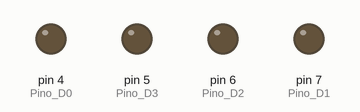
A sketch run on a simulated Arduino Uno, built with avr-gcc and run on an emulated ATmega328P. On the bench: output pins drawn as LEDs (lit = HIGH).

Above: at 0.5 s.
At 2.5 s:
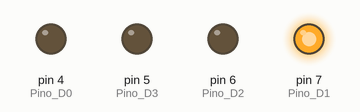
At 3.5 s:
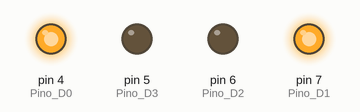
At 5.5 s:
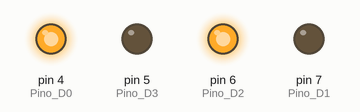
At 8.5 s:
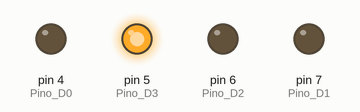
At 11.5 s:
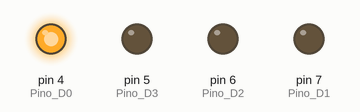
Timing chart, 0 to 13.0 s (numbered marks = the images above):
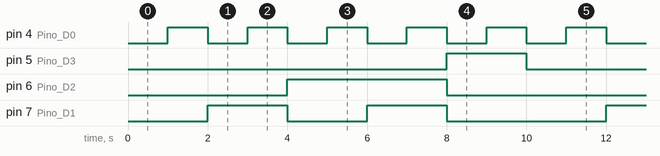

Measured:
- by itself, pin 4 (Pino_D0): alternates HIGH for 1.0 s and LOW for 1.0 s
- by itself, pin 5 (Pino_D3): alternates HIGH for 2.0 s and LOW for 8.0 s
- by itself, pin 6 (Pino_D2): alternates HIGH for 4.0 s and LOW for 6.0 s
- by itself, pin 7 (Pino_D1): repeats every 10.0 s: LOW 2.0 s, HIGH 2.0 s, LOW 4.0 s, HIGH 2.0 s

The sketch:

BCD7_4511.ino
```cpp
int Pino_D0 = 4;
int Pino_D1 = 7;
int Pino_D2 = 6;
int Pino_D3 = 5;

void setup()
{
  pinMode(Pino_D0, OUTPUT);
  pinMode(Pino_D1, OUTPUT);
  pinMode(Pino_D2, OUTPUT);
  pinMode(Pino_D3, OUTPUT);
}

void loop()
{
  digitalWrite(Pino_D0, LOW);
  digitalWrite(Pino_D1, LOW);
  digitalWrite(Pino_D2, LOW);
  digitalWrite(Pino_D3, LOW);
  delay (1000);

  digitalWrite(Pino_D0, HIGH);
  digitalWrite(Pino_D1, LOW);
  digitalWrite(Pino_D2, LOW);
  digitalWrite(Pino_D3, LOW);
  delay (1000);

  digitalWrite(Pino_D0, LOW);
  digitalWrite(Pino_D1, HIGH);
  digitalWrite(Pino_D2, LOW);
  digitalWrite(Pino_D3, LOW);
  delay (1000);

  digitalWrite(Pino_D0, HIGH);
  digitalWrite(Pino_D1, HIGH);
  digitalWrite(Pino_D2, LOW);
  digitalWrite(Pino_D3, LOW);
  delay (1000);

  digitalWrite(Pino_D0, LOW);
  digitalWrite(Pino_D1, LOW);
  digitalWrite(Pino_D2, HIGH);
  digitalWrite(Pino_D3, LOW);
  delay (1000);

  digitalWrite(Pino_D0, HIGH);
  digitalWrite(Pino_D1, LOW);
  digitalWrite(Pino_D2, HIGH);
  digitalWrite(Pino_D3, LOW);
  delay (1000);

  digitalWrite(Pino_D0, LOW);
  digitalWrite(Pino_D1, HIGH);
  digitalWrite(Pino_D2, HIGH);
  digitalWrite(Pino_D3, LOW);
  delay (1000);

  digitalWrite(Pino_D0, HIGH);
  digitalWrite(Pino_D1, HIGH);
  digitalWrite(Pino_D2, HIGH);
  digitalWrite(Pino_D3, LOW);
  delay (1000);

  digitalWrite(Pino_D0, LOW);
  digitalWrite(Pino_D1, LOW);
  digitalWrite(Pino_D2, LOW);
  digitalWrite(Pino_D3, HIGH);
  delay (1000);

  digitalWrite(Pino_D0, HIGH);
  digitalWrite(Pino_D1, LOW);
  digitalWrite(Pino_D2, LOW);
  digitalWrite(Pino_D3, HIGH);
  delay (1000);
}
```
